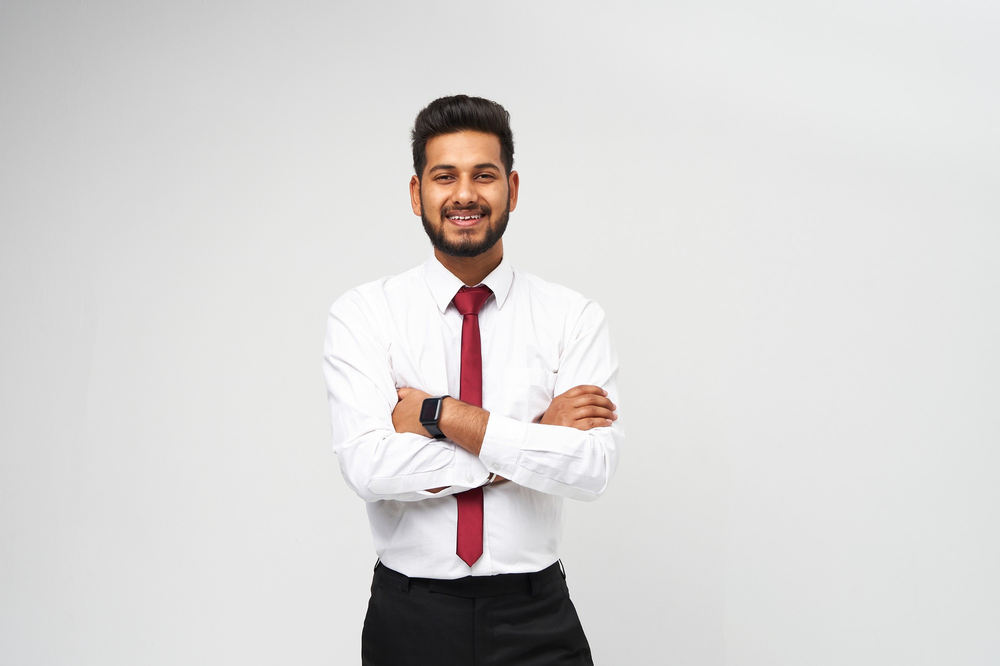
#> input picture Python/Python_Day_25/pyautogui/image.png, 1000 x 666 px, shrunk from 2000 x 1333 before the run
$ python open_cv.py
#> lines starting #> are read from the running program, lines starting #| are printed output that depends on the picture
import cv2
import os

img_path=os.path.join(os.path.dirname(__file__),'./image.png')
img=cv2.imread(img_path)
#> img is the input picture: shape (666, 1000, 3); mean B, G, R 214.2, 215.1, 217.1

cv2.imshow('Color Image',img)
print(img)
#> (printed output is left out)
if img is None:
    print(f"Failed to load image at {img_path}")
else:
    print("Image loaded successfully")

    gray = cv2.cvtColor(img, cv2.COLOR_BGR2GRAY)
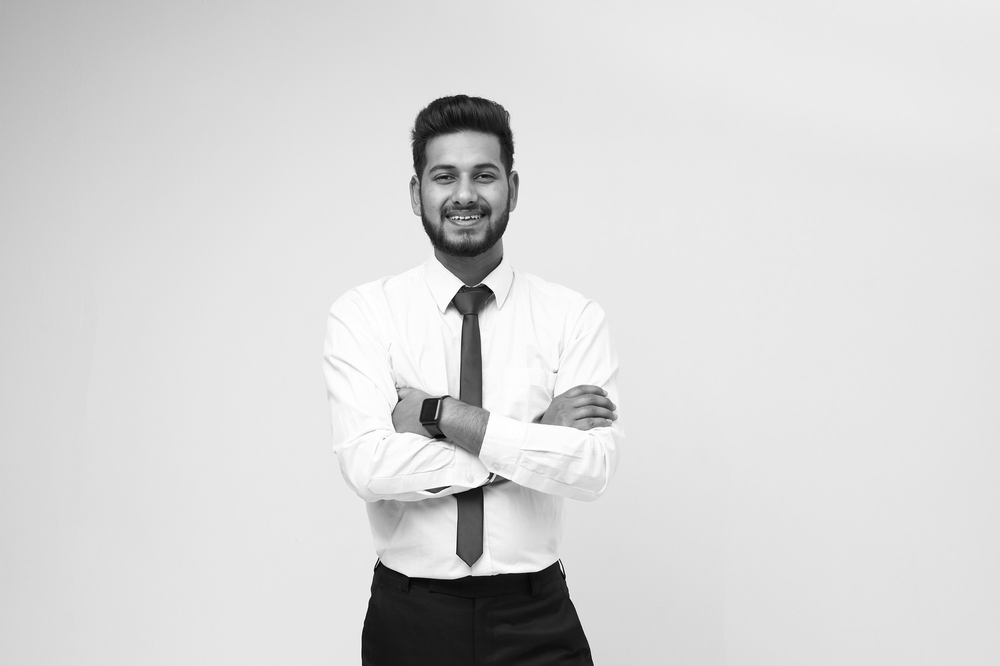
#> gray: shape (666, 1000); min 1, max 255, mean 215.6
    cv2.imshow('Gray Image', gray)
print(gray)
#> (printed output is left out)
cv2.waitKey(0)
cv2.destroyAllWindows()
